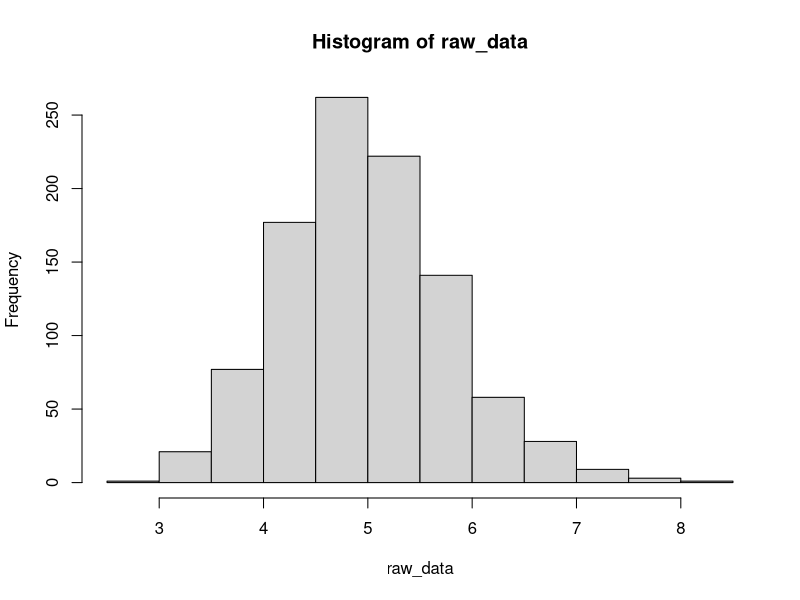
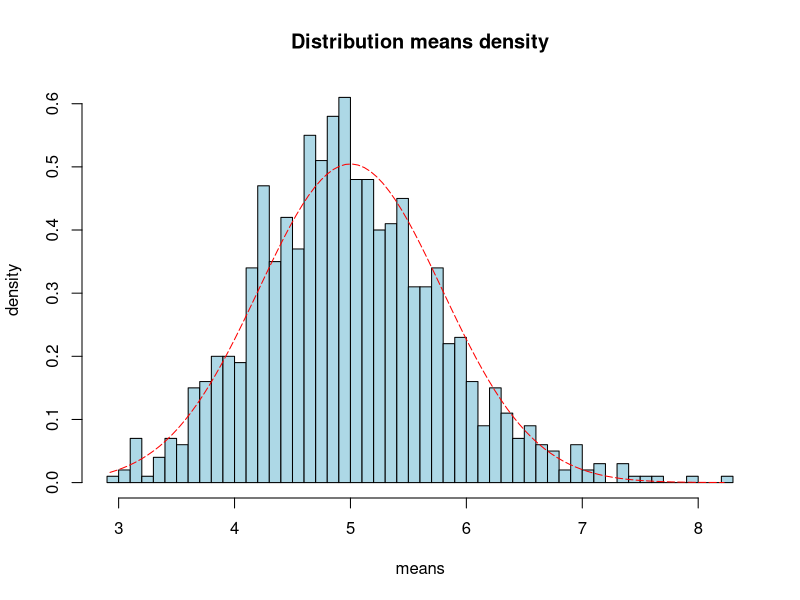

Source code (R) for these figures, in order:
## ---- chunk 1
set.seed(42)
lambda <- 0.2
n <- 40
numberOfSimulations <- 1000
raw_data <- rep(NA, numberOfSimulations)
for (i in 1:numberOfSimulations) {
  raw_data[i] <- mean(rexp(n, lambda))
}
hist(raw_data)
data <- data.frame(value = raw_data, distribution = "simulation")
## ---- chunk 2
simulationMean <- mean(data$value)
theoreticalMean <- 1/lambda
meanData <- data.frame(c(simulationMean, theoreticalMean), 
                       c("simulation","theoretical"))
colnames(meanData) <- c("mean","distribution")
meanData
## ---- chunk 3
simulationSD <- sd(data$value)
theoreticalSD <- (1/lambda)/sqrt(n)
simulationVariance <- simulationSD^2
theoreticalVariance <- theoreticalSD^2

varianceData <- data.frame(c(simulationVariance, theoreticalVariance), 
                           c("simulation","theoretical"))
colnames(varianceData) <- c("variance","distribution")
varianceData
## ---- chunk 4
xfit <- seq(min(data$value), max(data$value), length=100)
yfit <- dnorm(xfit, mean = theoreticalMean, sd = theoreticalSD)
hist(data$value, 
     breaks = n, 
     probability = T, 
     col = "lightblue", 
     xlab = "means", 
     ylab = "density", 
     main = "Distribution means density")
lines(xfit, yfit, pch = 42, col = "red", lty = 5)
